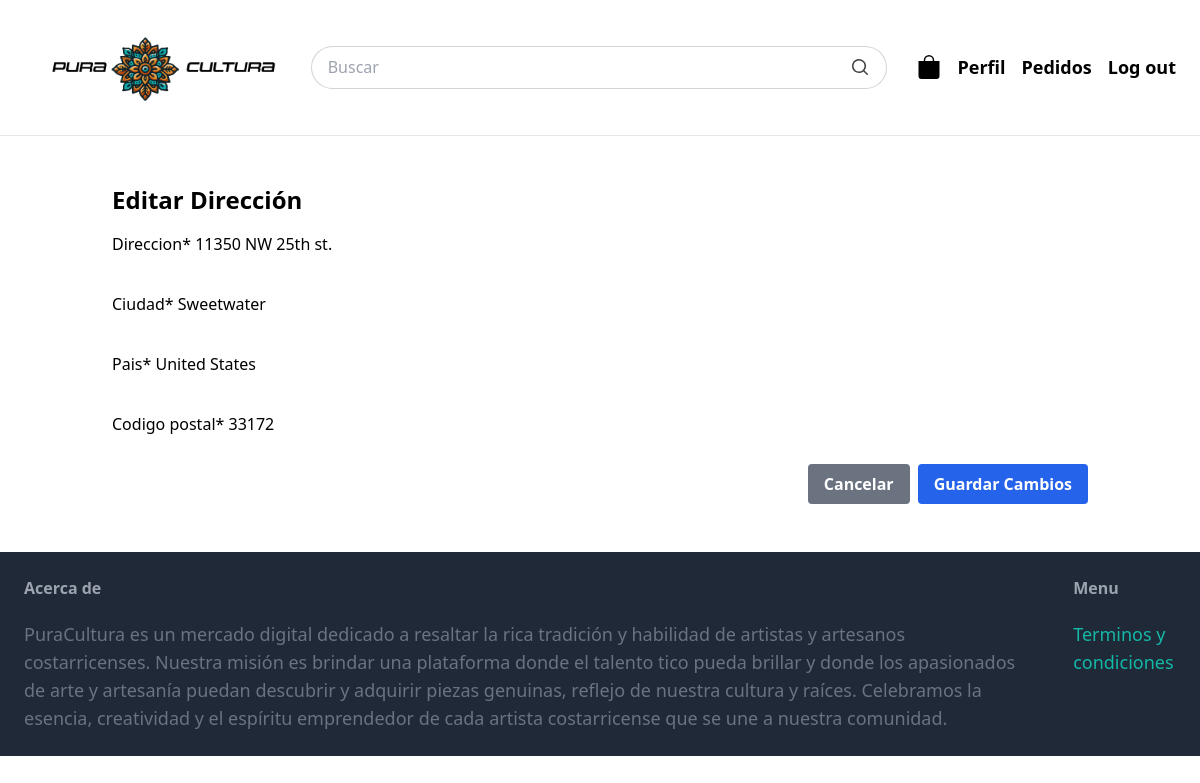
The app's page /userprofile/editar_direccion/5/ (signed in) with its own data.
### userprofile/models.py (models this page shows, shortened)
class Direccion(models.Model):
    usuario = models.ForeignKey(Usuario, related_name='direcciones', on_delete=models.CASCADE)  # Relación de clave foránea con el modelo Usuario
    direccion = models.CharField(max_length=255)  # Campo de texto para la dirección
    ciudad = models.CharField(max_length=100)  # Campo de texto para la ciudad
    pais = models.CharField(max_length=100)  # Campo de texto para el país
    codigo_postal = models.CharField(max_length=20)  # Campo de texto para el código postal

### userprofile/views.py (the view)
# urls.py: path('editar_direccion/<int:id>/', views.editar_direccion, name='editar_direccion'),
@login_required
def editar_direccion(request, id):
    direccion = get_object_or_404(Direccion, id=id, usuario=request.user)
    if request.method == 'POST':
        direccion_form = DireccionForm(request.POST, instance=direccion)
        if direccion_form.is_valid():
            direccion_form.save()
            return redirect('userprofile:perfil')
    else:
        direccion_form = DireccionForm(instance=direccion)
    return render(request, 'userprofile/editar_direccion.html', {
        'direccion_form': direccion_form,
        'direccion': direccion
    })

### userprofile/forms.py
class DireccionForm(forms.ModelForm):
    class Meta:
        model = Direccion
        fields = ['direccion', 'ciudad', 'pais', 'codigo_postal']

### item/cart.py (called while the page is built)
    def __len__(self):
        return sum(item['quantity'] for item in self.cart.values())

### item/context_processors.py (called while the page is built)
def cart_item_count(request):
    return {'cart_item_count': len(Cart(request))}

### userprofile/templates/userprofile/editar_direccion.html (shortened to what this page needs)
{% extends 'core/base.html' %}
{% load crispy_forms_tags %}
{% block content %}
<div class="container mx-auto p-6">
    <h2 class="text-2xl font-bold mb-4">Editar Dirección</h2>
    <form method="post" action="{% url 'userprofile:editar_direccion' direccion.id %}">
        <div class="grid grid-cols-1 gap-6">
            {{ direccion_form| crispy }}
        </div>
        <div class="flex justify-end mt-4">
            <a href="{% url 'userprofile:perfil' %}" class="bg-gray-500 hover:bg-gray-600 text-white font-bold py-2 px-4 rounded mr-2">Cancelar</a>
            <button type="submit" class="bg-blue-600 hover:bg-blue-700 text-white font-bold py-2 px-4 rounded">Guardar Cambios</button>
        </div>
    </form>
</div>
{% endblock %}

### records on screen
Direccion: direccion "11350 NW 25th st.", ciudad "Sweetwater", pais "United States", codigo_postal "33172"
